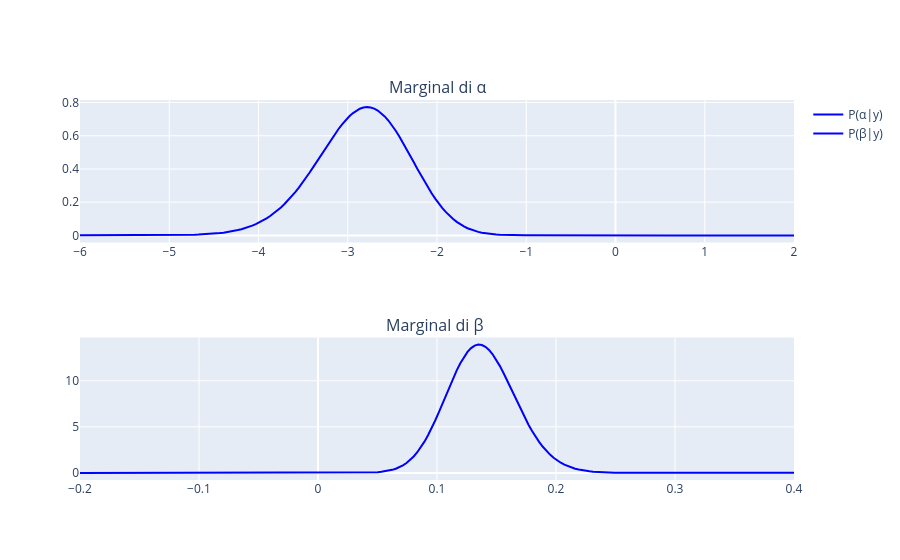

The notebook cell this image was saved under:
### Code cell
fig = make_subplots(rows=2, cols=1, subplot_titles=('Marginal di α', 'Marginal di β '))
fig.add_trace(go.Scatter(x=alpha_range, y=marginal_alpha, name='P(α|y)', line=dict(color='blue')),row=1, col=1)
fig.add_trace(go.Scatter(x=beta_range, y=marginal_beta, name='P(β|y)', line=dict(color='blue')),row=2, col=1)
fig.show()

### Figure 1 — Plotly figure (JSON) as saved in the notebook; plotly's stock layout.template omitted (floating-point values rounded to 4 significant figures; data arrays with more than 128 entries replaced by an {"elided": "..."} marker saying what was removed)
{"data": [{"line": {"color": "blue"}, "name": "P(α|y)", "type": "scatter", "x": {"elided": "200 float values"}, "xaxis": "x", "y": {"elided": "200 float values"}, "yaxis": "y"}, {"line": {"color": "blue"}, "name": "P(β|y)", "type": "scatter", "x": {"elided": "200 float values"}, "xaxis": "x2", "y": {"elided": "200 float values"}, "yaxis": "y2"}], "layout": {"annotations": [{"font": {"size": 16}, "showarrow": false, "text": "Marginal di α", "x": 0.5, "xanchor": "center", "xref": "paper", "y": 1, "yanchor": "bottom", "yref": "paper"}, {"font": {"size": 16}, "showarrow": false, "text": "Marginal di β ", "x": 0.5, "xanchor": "center", "xref": "paper", "y": 0.375, "yanchor": "bottom", "yref": "paper"}], "xaxis": {"anchor": "y", "domain": [0, 1]}, "xaxis2": {"anchor": "y2", "domain": [0, 1]}, "yaxis": {"anchor": "x", "domain": [0.625, 1]}, "yaxis2": {"anchor": "x2", "domain": [0, 0.375]}}}
